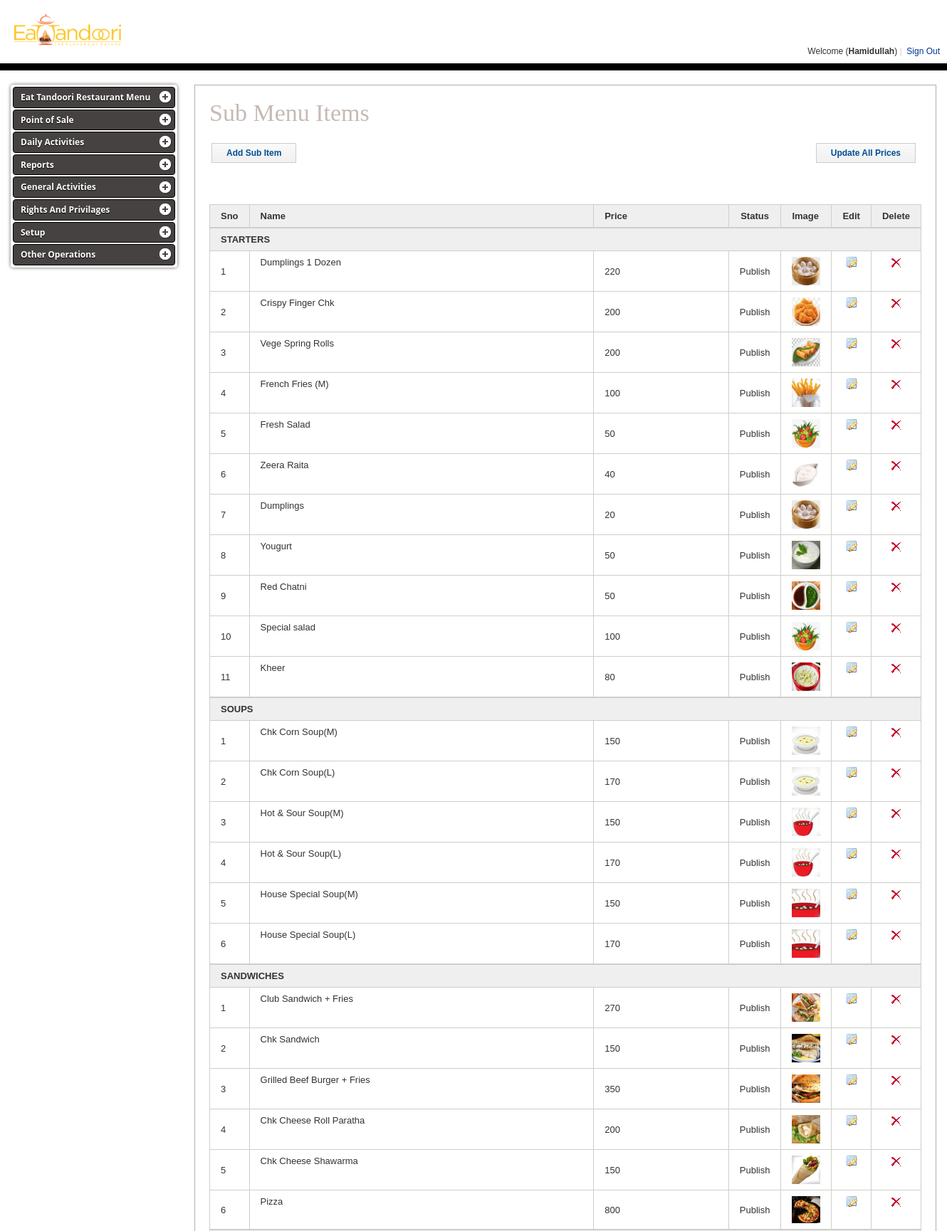
The page /sub_items.php (signed in, upper part) on the database its author committed.
### tables this page shows
CREATE TABLE `sub_items` (
  `sub_item_id` int(11) NOT NULL,
  `item_id` int(11) NOT NULL,
  `sub_item_name` varchar(50) NOT NULL,
  `sub_item_status` int(1) NOT NULL DEFAULT '1',
  `sub_item_image` varchar(50) NOT NULL,
  `price` int(11) NOT NULL,
  `dealdetails` varchar(500) NOT NULL
);

### sub_items.php (the view, shortened to what this page needs)
<?php
require_once('sessions/mysessionscript.php');
$query_rsMgtList = "select * from items a, sub_items b WHERE a.item_id = b.item_id ";
$rsMgtList = mysqli_query($cn, $query_rsMgtList) or die(mysqli_error($cn));
$arrMainData = array();
		while($data=mysqli_fetch_assoc($rsMgtList)){
			$arrMainData[$data['item_name']][] = $data;
		}
?>
<!DOCTYPE html PUBLIC "-//W3C//DTD XHTML 1.0 Transitional//EN" "http://www.w3.org/TR/xhtml1/DTD/xhtml1-transitional.dtd">
<html xmlns="http://www.w3.org/1999/xhtml">
<head>
<link href="css/styles.css" type="text/css" rel="stylesheet" />
</head>
<body>
<?php include 'include/header.php' ?>
<div class="admin-greyBg">
  <div class="admin-wrapper">
    <div id="admin-leftNav" class="admin-fLeft">
<?php include 'include/left_nav.php' ?>
    </div>
    <div id="admin-body" class="admin-fRight">
		<h1>Sub Menu Items</h1>
		<table border="0" width="100%">
		<tr>
		<td>
		<form action="add_sub_items.php" method="post">
        	<input type="submit" class="admin-button" value="Add Sub Item" style="margin-bottom:10px;" />
	    </form>
		</td>
		<td align="right">
	<form action="sub_items_update.php" method="post">
      <input type="submit" class="admin-button" value="Update All Prices" style="margin-bottom:10px;" />
	</form>
		</td>
		</tr>
		</table>
		<form name="form1" method="post" action="news_move.php">
	    <table border="0" width="100%" cellspacing="0" cellpadding="0" class='table-hover'>
			<thead>
          <tr>
            <td class="admin-tbHdRow1">Sno</td>
            <td width="73%" class="admin-tbHdRow1">Name</td>
			<td width="73%" class="admin-tbHdRow1">Price</td>
            <td width="10%" class="admin-tbHdRow1" align="center">Status</td>
			<td width="73%" class="admin-tbHdRow1">Image</td>
            <td width="10%" class="admin-tbHdRow1" align="center">Edit</td>
            <td width="7%" class="admin-tbHdRow1 admin-tbHdRow3" align="center">Delete</td>
          </tr>
		  </thead>
		 <tbody>
		 <?php
		 	foreach($arrMainData as $key => $md){
			$sno=0;
		 ?>
		 	<tr>
				<td colspan="7" class="admin-tbHdRow1 admin-tbHdRow3"><?=$key?></td>
			</tr>
				<?php foreach($md as $m){ $sno++;?>
				<tr>
					<td class="admin-tbRow1"><?=$sno?></td>
					<td class="admin-tbRow1" align='left' valign='top'>
					<?=$m['sub_item_name']?>
					<br>
					</td>
					<td class="admin-tbRow1"`><?=$m['price']?></td>
					<td class="admin-tbRow1">
					<?php
			  	if($m['sub_item_status']==1)
				{
					echo "Publish";
				}
				else
				{
				  	echo "Un-Publish";
				}
				?>					</td>
					<td class="admin-tbRow1"><a href="images/subitems/<?php echo $m['sub_item_image']; ?>"><img width="40" src="images/subitems/<?php echo $m['sub_item_image']; ?>"></a></td>
					<td class="admin-tbRow1" align="center" valign="top"><a href="edit_sub_items.php?id=<?PHP echo $m['sub_item_id']; ?>" title="Edit" class="admin-edit"></a></td>
              <td class="admin-tbRow1 admin-tbRow2" align="center" valign="top">
			  <a href="delete_sub_items.php?id=<?PHP echo $m['sub_item_id']; ?>" title="Delete" class="admin-del" onclick="return confirm('Are you sure you want to perform this action ?');"></a>
	 			  </td>
				</tr>
				<?php }?>
		<?php }?>
          </tbody>
	   </form>
    </div>
<br /><br />
    <br clear="all" />
  </div>
</div>
</body>
</html>

### css/styles.css (style rules this page uses)
body { margin:0; padding:0; font-family:Tahoma, Verdana, Arial, Helvetica, sans-serif; font-size:13px; color:#333333; }
.admin-greyBg { background-color:#FFFFFF; padding-bottom:20px; padding-top:20px; }
.admin-wrapper { display:block; width:1300px; margin-left:auto; margin-right:auto; }
.admin-fLeft { float:left; }
.admin-fRight { float:right; }
#admin-body { display:block; background-color:#FFFFFF; border:1px solid #B0B0B0; margin-left:15px; width:1000px; padding:20px; }
#admin-body h1 { display:block; padding:0 0 20px 0; margin:0 0 0 0; font-size:34px; font-weight:normal; font-family:Georgia, "Times New Roman", Times, serif; color:#C5BBB5; }
.admin-tbHdRow1 { padding:8px 15px 8px 15px; font-weight:bold; background-color:#EFEFEF; border:1px solid #CECFCA; border-right:0px solid #CECFCA; }
.admin-tbHdRow3 { padding:8px 15px 8px 15px; font-weight:bold; background-color:#EFEFEF; border:1px solid #CECFCA; border-right:1px solid #CECFCA; }
.admin-tbRow1 { padding:8px 15px 8px 15px; border:1px solid #CECFCA; border-right:0px solid #CECFCA; border-top:0px solid #CECFCA; }
.admin-tbRow2 { padding:8px 15px 8px 15px; border:1px solid #CECFCA; border-top:0px solid #CECFCA; }
a.admin-edit { display:block; background-image:url(../images/edit-icon.gif); background-repeat:no-repeat; width:16px; height:16px; text-decoration:none; }
a.admin-del { display:block; background-image:url(../images/del.gif); background-repeat:no-repeat; width:16px; height:16px; text-decoration:none; }
.admin-button { cursor:pointer; padding:6px 20px 6px 20px; font-family:Tahoma, Verdana, Arial, Helvetica, sans-serif; font-size:12px; color:#004E94; border:1px solid #CCCCCC; font-weight:bold; background-color:#FFFFFF; margin-right:5px; background-image:url(images/btn_bg.gif); background-repeat:repeat-x; }

### rows shown on the page
sub_items: sub_item_name "Dumplings 1 Dozen", price "220", sub_item_status "Publish", sub_item_image (picture)
sub_items: sub_item_name "Crispy Finger Chk", price "200", sub_item_status "Publish", sub_item_image (picture)
sub_items: sub_item_name "Vege Spring Rolls", price "200", sub_item_status "Publish", sub_item_image (picture)
sub_items: sub_item_name "French Fries (M)", price "100", sub_item_status "Publish", sub_item_image (picture)
sub_items: sub_item_name "Fresh Salad", price "50", sub_item_status "Publish", sub_item_image (picture)
sub_items: sub_item_name "Zeera Raita", price "40", sub_item_status "Publish", sub_item_image (picture)
sub_items: sub_item_name "Dumplings", price "20", sub_item_status "Publish", sub_item_image (picture)
sub_items: sub_item_name "Yougurt", price "50", sub_item_status "Publish", sub_item_image (picture)
sub_items: sub_item_name "Red Chatni", price "50", sub_item_status "Publish", sub_item_image (picture)
sub_items: sub_item_name "Special salad", price "100", sub_item_status "Publish", sub_item_image (picture)
sub_items: sub_item_name "Kheer", price "80", sub_item_status "Publish", sub_item_image (picture)
sub_items: sub_item_name "Chk Corn Soup(M)", price "150", sub_item_status "Publish", sub_item_image (picture)
sub_items: sub_item_name "Chk Corn Soup(L)", price "170", sub_item_status "Publish", sub_item_image (picture)
sub_items: sub_item_name "Hot & Sour Soup(M)", price "150", sub_item_status "Publish", sub_item_image (picture)
sub_items: sub_item_name "Hot & Sour Soup(L)", price "170", sub_item_status "Publish", sub_item_image (picture)
sub_items: sub_item_name "House Special Soup(M)", price "150", sub_item_status "Publish", sub_item_image (picture)
sub_items: sub_item_name "House Special Soup(L)", price "170", sub_item_status "Publish", sub_item_image (picture)
sub_items: sub_item_name "Club Sandwich + Fries", price "270", sub_item_status "Publish", sub_item_image (picture)
sub_items: sub_item_name "Chk Sandwich", price "150", sub_item_status "Publish", sub_item_image (picture)
sub_items: sub_item_name "Grilled Beef Burger + Fries", price "350", sub_item_status "Publish", sub_item_image (picture)
sub_items: sub_item_name "Chk Cheese Roll Paratha", price "200", sub_item_status "Publish", sub_item_image (picture)
sub_items: sub_item_name "Chk Cheese Shawarma", price "150", sub_item_status "Publish", sub_item_image (picture)
sub_items: sub_item_name "Pizza", price "800", sub_item_status "Publish", sub_item_image (picture)

### other values the page prints
$_SESSION['sname'] "Hamidullah"
$org_name "Eat Tandoori Restaurant"
$key "Point of Sale"
$key "Daily Activities"
$key "Reports"
$key "General Activities"
$key "Rights And Privilages"
$key "Setup"
$key "STARTERS"
$key "SOUPS"
$key "SANDWICHES"
